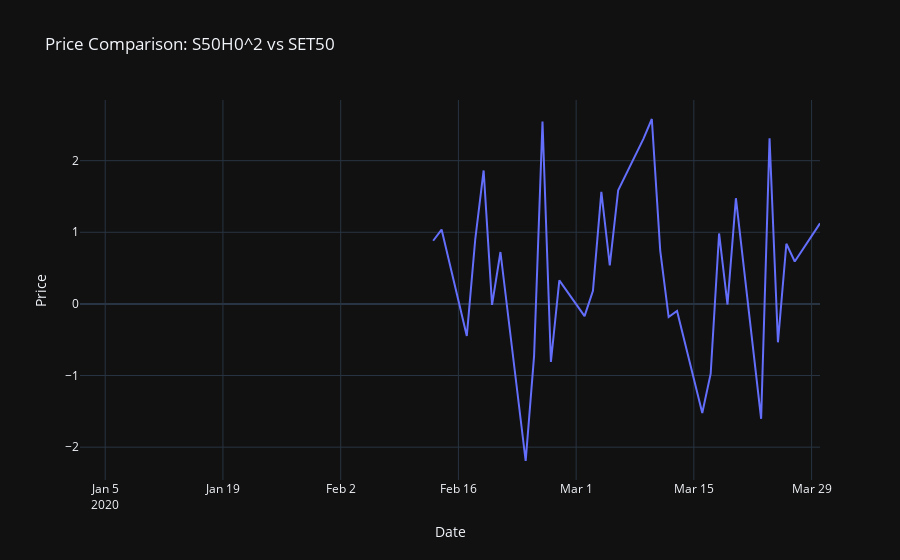

The cell this chart's notebook holds for it:
### Code cell
import pandas as pd
import plotly.graph_objects as go

# Load data
TFEX_S50 = pd.read_excel("S50_TFEX.xlsx")
TFEX_S50['Timestamp'] = pd.to_datetime(TFEX_S50['Timestamp'])
TFEX_S50.set_index('Timestamp', inplace=True)

set50 = pd.read_csv('SET50.csv')
set50['Timestamp'] = pd.to_datetime(set50['Date'])
set50.set_index('Timestamp', inplace=True)
set50.drop(columns=['Date'], inplace=True)
set50['Close'] = pd.to_numeric(set50['Close'].str.replace(',', ''), errors='coerce')

# Parameters
window = 30
cols = TFEX_S50.columns[:1]

for col in cols:
    print(f"Processing security: {col}")

    # Join and process data
    data = TFEX_S50[[col]].join(set50, how='inner').dropna()
    data[col] = pd.to_numeric(data[col], errors='coerce')
    data['SET50'] = pd.to_numeric(data['Close'], errors='coerce')
    data['Gap'] = data[col] - data['SET50']
    data['Rolling Mean'] = data['Gap'].rolling(window=window).mean()
    data['Rolling Std'] = data['Gap'].rolling(window=window).std()
    data['Z-score'] = (data['Gap'] - data['Rolling Mean']) / data['Rolling Std']

    # Create traces for prices
    trace1 = go.Scatter(x=data.index, y=data[col], mode='lines', name=f'{col} Price')
    trace2 = go.Scatter(x=data.index, y=data['SET50'], mode='lines', name='SET50 Price')
    trace3 = go.Scatter(x=data.index, y=data['SET50'] - data[col], mode='lines', name='Price Difference')
    trace4 = go.Scatter(x=data.index, y=data['Z-score'], mode='lines', name='Z-Score')

    # Create a figure with price traces
    fig = go.Figure()
    # fig.add_trace(trace1)
    # fig.add_trace(trace2)
    # fig.add_trace(trace3)
    fig.add_trace(trace4)
    
    # Update layout
    fig.update_layout(
        title=f'Price Comparison: {col} vs SET50',
        xaxis_title='Date',
        yaxis_title='Price',
        legend_title='Legend',
        template='plotly_dark'
    )
    fig.show()

### Figure 1 — Plotly figure (JSON) as saved in the notebook; plotly's stock layout.template omitted (floating-point values rounded to 4 significant figures)
{"data": [{"mode": "lines", "name": "Z-Score", "type": "scatter", "x": ["2020-01-02T00:00:00", "2020-01-03T00:00:00", "2020-01-06T00:00:00", "2020-01-07T00:00:00", "2020-01-08T00:00:00", "2020-01-09T00:00:00", "2020-01-10T00:00:00", "2020-01-13T00:00:00", "2020-01-14T00:00:00", "2020-01-15T00:00:00", "2020-01-16T00:00:00", "2020-01-17T00:00:00", "2020-01-20T00:00:00", "2020-01-21T00:00:00", "2020-01-22T00:00:00", "2020-01-23T00:00:00", "2020-01-24T00:00:00", "2020-01-27T00:00:00", "2020-01-28T00:00:00", "2020-01-29T00:00:00", "2020-01-30T00:00:00", "2020-01-31T00:00:00", "2020-02-03T00:00:00", "2020-02-04T00:00:00", "2020-02-05T00:00:00", "2020-02-06T00:00:00", "2020-02-07T00:00:00", "2020-02-11T00:00:00", "2020-02-12T00:00:00", "2020-02-13T00:00:00", "2020-02-14T00:00:00", "2020-02-17T00:00:00", "2020-02-18T00:00:00", "2020-02-19T00:00:00", "2020-02-20T00:00:00", "2020-02-21T00:00:00", "2020-02-24T00:00:00", "2020-02-25T00:00:00", "2020-02-26T00:00:00", "2020-02-27T00:00:00", "2020-02-28T00:00:00", "2020-03-02T00:00:00", "2020-03-03T00:00:00", "2020-03-04T00:00:00", "2020-03-05T00:00:00", "2020-03-06T00:00:00", "2020-03-09T00:00:00", "2020-03-10T00:00:00", "2020-03-11T00:00:00", "2020-03-12T00:00:00", "2020-03-13T00:00:00", "2020-03-16T00:00:00", "2020-03-17T00:00:00", "2020-03-18T00:00:00", "2020-03-19T00:00:00", "2020-03-20T00:00:00", "2020-03-23T00:00:00", "2020-03-24T00:00:00", "2020-03-25T00:00:00", "2020-03-26T00:00:00", "2020-03-27T00:00:00", "2020-03-30T00:00:00"], "y": [null, null, null, null, null, null, null, null, null, null, null, null, null, null, null, null, null, null, null, null, null, null, null, null, null, null, null, null, null, 0.8818, 1.037, -0.4468, 0.8994, 1.863, -0.0134, 0.7247, -2.193, -0.7267, 2.547, -0.8115, 0.3278, -0.1698, 0.1842, 1.563, 0.538, 1.587, 2.305, 2.582, 0.7439, -0.1837, -0.09771, -1.523, -0.9743, 0.9837, -0.008502, 1.476, -1.604, 2.312, -0.5361, 0.8405, 0.5928, 1.125]}], "layout": {"legend": {"title": {"text": "Legend"}}, "title": {"text": "Price Comparison: S50H0^2 vs SET50"}, "xaxis": {"title": {"text": "Date"}}, "yaxis": {"title": {"text": "Price"}}}}
